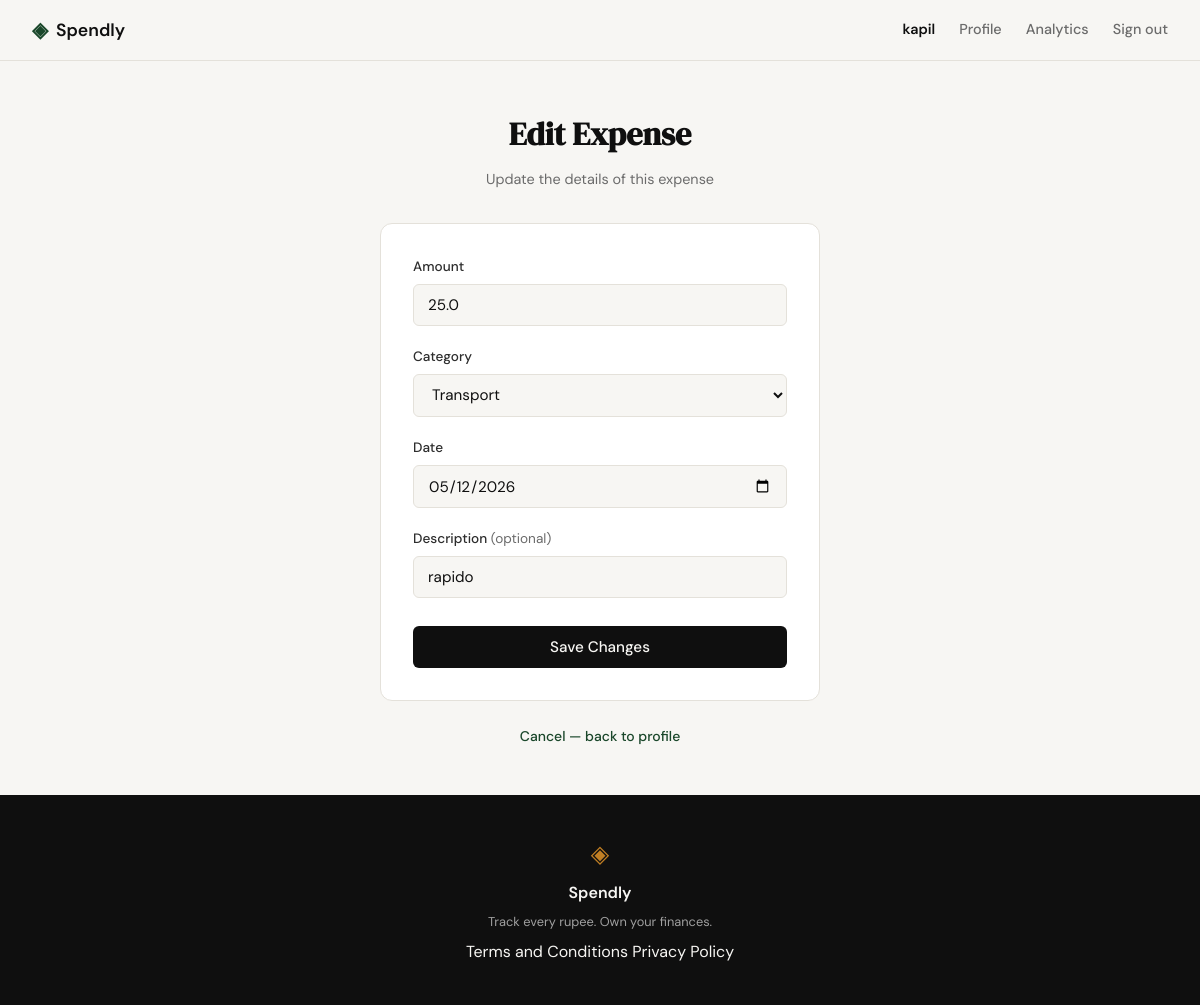
Page /expenses/25/edit (signed in) on the earlier database version.
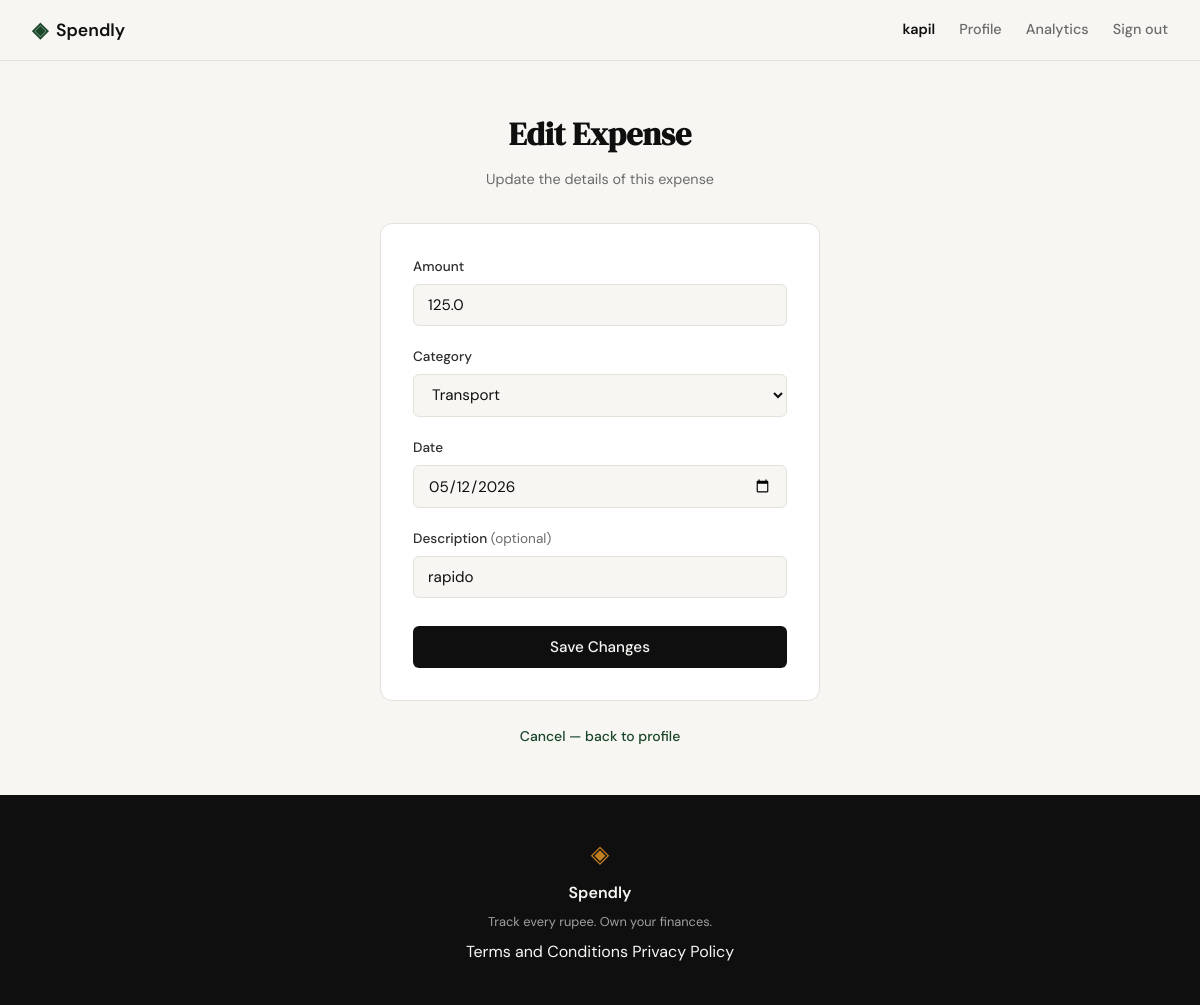
Same page on the later database version.
### tables this page shows
CREATE TABLE expenses (
            id          INTEGER PRIMARY KEY AUTOINCREMENT,
            user_id     INTEGER NOT NULL REFERENCES users(id),
            amount      REAL    NOT NULL,
            category    TEXT    NOT NULL,
            date        TEXT    NOT NULL,
            description TEXT,
            created_at  TEXT    DEFAULT (datetime('now'))
        );

### app.py (the view, shortened to what this page needs)
@app.route("/expenses/<int:id>/edit", methods=["GET", "POST"])
def edit_expense(id):
    if not session.get("user_id"):
        return redirect(url_for("login"))
    expense = get_expense_by_id(id)
    if expense is None:
        abort(404)
    if expense["user_id"] != session["user_id"]:
        abort(403)
    return render_template(
        "edit_expense.html", categories=CATEGORIES,
        expense=expense,
        amount=expense["amount"], category=expense["category"],
        date=expense["date"], description=expense["description"] or "",
    )

### database/db.py (called while the page is built)
def get_db():
    conn = sqlite3.connect("spendly.db")
    conn.row_factory = sqlite3.Row
    conn.execute("PRAGMA foreign_keys = ON")
    return conn

def get_expense_by_id(expense_id):
    conn = get_db()
    row = conn.execute(
        "SELECT * FROM expenses WHERE id = ?", (expense_id,)
    ).fetchone()
    conn.close()
    return dict(row) if row else None

### templates/edit_expense.html (shortened to what this page needs)
{% extends "base.html" %}
{% block content %}
<section class="auth-section">
    <div class="auth-container">
        <div class="auth-header">
            <h1 class="auth-title">Edit Expense</h1>
            <p class="auth-subtitle">Update the details of this expense</p>
        </div>
        <div class="auth-card">
            <form method="POST" action="{{ url_for('edit_expense', id=expense['id']) }}">
                <div class="form-group">
                    <label for="amount">Amount</label>
                    <input type="number" id="amount" name="amount"
                           class="form-input" placeholder="0.00"
                           step="0.01" min="0.01"
                           value="{{ amount | default('') }}"
                           required autofocus>
                </div>
                <div class="form-group">
                    <label for="category">Category</label>
                    <select id="category" name="category" class="form-input" required>
                        {% for cat in categories %}
                          <option value="{{ cat }}" {% if cat == category %}selected{% endif %}>{{ cat }}</option>
                        {% endfor %}
                    </select>
                </div>
                <div class="form-group">
                    <label for="date">Date</label>
                    <input type="date" id="date" name="date"
                           class="form-input"
                           value="{{ date | default('') }}"
                           required>
                </div>
                <div class="form-group">
                    <label for="description">Description <span class="label-hint">(optional)</span></label>
                    <input type="text" id="description" name="description"
                           class="form-input" placeholder="What was this for?"
                           value="{{ description | default('') }}">
                </div>
                <button type="submit" class="btn-submit">Save Changes</button>
            </form>
        </div>
        <p class="auth-switch">
            <a href="{{ url_for('profile') }}">Cancel — back to profile</a>
        </p>
    </div>
</section>
{% endblock %}

### templates/base.html (shortened to what this page needs)
<!DOCTYPE html>
<html lang="en">
<head>
    <link rel="stylesheet" href="{{ url_for('static', filename='css/style.css') }}">
</head>
<body>
    <nav class="navbar">
        <div class="nav-inner">
            <a href="{{ url_for('landing') }}" class="nav-brand">
                <span class="brand-icon">◈</span>
                <span class="brand-name">Spendly</span>
            </a>
            <div class="nav-links">
                {% if session.get("user_id") %}
                    <strong class="nav-username">{{ session.get("user_name", "") }}</strong>
                    <a href="{{ url_for('profile') }}">Profile</a>
                    <a href="{{ url_for('analytics') }}"
                       class="{{ 'nav-active' if request.endpoint == 'analytics' }}">Analytics</a>
                    <a href="{{ url_for('logout') }}">Sign out</a>
                {% else %}
                    <a href="{{ url_for('login') }}">Sign in</a>
                    <a href="{{ url_for('register') }}" class="nav-cta">Get started</a>
                {% endif %}
            </div>
        </div>
    </nav>
    <main class="main-content">
        {% block content %}{% endblock %}
    </main>
    <footer class="footer">
        <div class="footer-inner">
            <span class="brand-icon">◈</span>
            <span class="footer-name">Spendly</span>
            <p class="footer-copy">Track every rupee. Own your finances.</p>
            <div class="footer-links">
                <a href="{{ url_for('terms') }}">Terms and Conditions</a>
                <a href="{{ url_for('privacy') }}">Privacy Policy</a>
            </div>
        </div>
    </footer>
</body>
</html>

### static/css/style.css (style rules this page uses)
:root { --ink: #0f0f0f; --ink-soft: #2d2d2d; --ink-muted: #6b6b6b; --ink-faint: #a0a0a0; --paper: #f7f6f3; --paper-warm: #f0ede6; --paper-card: #ffffff; --accent: #1a472a; --accent-light: #e8f0eb; --accent-2: #c17f24; --accent-2-light: #fdf3e3; --danger: #c0392b; --danger-light: #fdecea; --border: #e4e1da; --border-soft: #eeebe4; --font-display: 'DM Serif Display', Georgia, serif; --font-body: 'DM Sans', system-ui, sans-serif; --max-width: 1200px; --auth-width: 440px; --radius-sm: 6px; --radius-md: 12px; --radius-lg: 20px; }
*, *::before, *::after { box-sizing: border-box; margin: 0; padding: 0; }
html { font-size: 16px; scroll-behavior: smooth; }
body { background: var(--paper); color: var(--ink); font-family: var(--font-body); font-size: 1rem; line-height: 1.6; -webkit-font-smoothing: antialiased; }
a { color: inherit; text-decoration: none; }
.navbar { position: sticky; top: 0; z-index: 100; background: var(--paper); border-bottom: 1px solid var(--border); padding: 0 2rem; }
.nav-inner { max-width: var(--max-width); margin: 0 auto; height: 60px; display: flex; align-items: center; justify-content: space-between; }
.nav-brand { display: flex; align-items: center; gap: 0.5rem; font-family: var(--font-body); font-weight: 600; font-size: 1.1rem; color: var(--ink); }
.brand-icon { color: var(--accent); font-size: 1.3rem; }
.brand-name { color: var(--ink); }
.nav-links { display: flex; align-items: center; gap: 1.5rem; font-size: 0.9rem; font-weight: 500; }
.nav-links a { color: var(--ink-muted); transition: color 0.2s; }
.nav-username { color: var(--ink); font-weight: 600; font-size: 0.9rem; }
.main-content { min-height: calc(100vh - 60px - 100px); }
.auth-section { min-height: calc(100vh - 60px - 100px); display: flex; align-items: center; justify-content: center; padding: 3rem 2rem; }
.auth-container { width: 100%; max-width: var(--auth-width); }
.auth-header { text-align: center; margin-bottom: 2rem; }
.auth-title { font-family: var(--font-display); font-size: 2rem; color: var(--ink); margin-bottom: 0.5rem; }
.auth-subtitle { font-size: 0.9rem; color: var(--ink-muted); }
.auth-card { background: var(--paper-card); border: 1px solid var(--border); border-radius: var(--radius-md); padding: 2rem; margin-bottom: 1.5rem; }
.form-group { margin-bottom: 1.25rem; }
.form-group label { display: block; font-size: 0.85rem; font-weight: 500; color: var(--ink-soft); margin-bottom: 0.4rem; }
.label-hint { color: var(--ink-muted); font-weight: 400; }
.form-input { width: 100%; padding: 0.6rem 0.875rem; border: 1px solid var(--border); border-radius: var(--radius-sm); font-family: var(--font-body); font-size: 0.95rem; color: var(--ink); background: var(--paper); outline: none; transition: border-color 0.2s; }
.form-input::placeholder { color: var(--ink-faint); }
.btn-submit { width: 100%; padding: 0.7rem; background: var(--ink); color: var(--paper); border: none; border-radius: var(--radius-sm); font-family: var(--font-body); font-size: 0.95rem; font-weight: 500; cursor: pointer; transition: background 0.2s; margin-top: 0.5rem; }
.auth-switch { text-align: center; font-size: 0.875rem; color: var(--ink-muted); }
.auth-switch a { color: var(--accent); font-weight: 500; }
.footer { background: var(--ink); color: var(--paper); padding: 2.5rem 2rem; text-align: center; }
.footer-inner { display: flex; flex-direction: column; align-items: center; gap: 0.4rem; }
.footer .brand-icon { color: var(--accent-2); font-size: 1.5rem; }
.footer-name { font-weight: 600; font-size: 1rem; }
.footer-copy { font-size: 0.8rem; color: var(--ink-faint); }

Differences in the rows shown:
changed expenses "Transport": amount "25.0" → "125.0"
